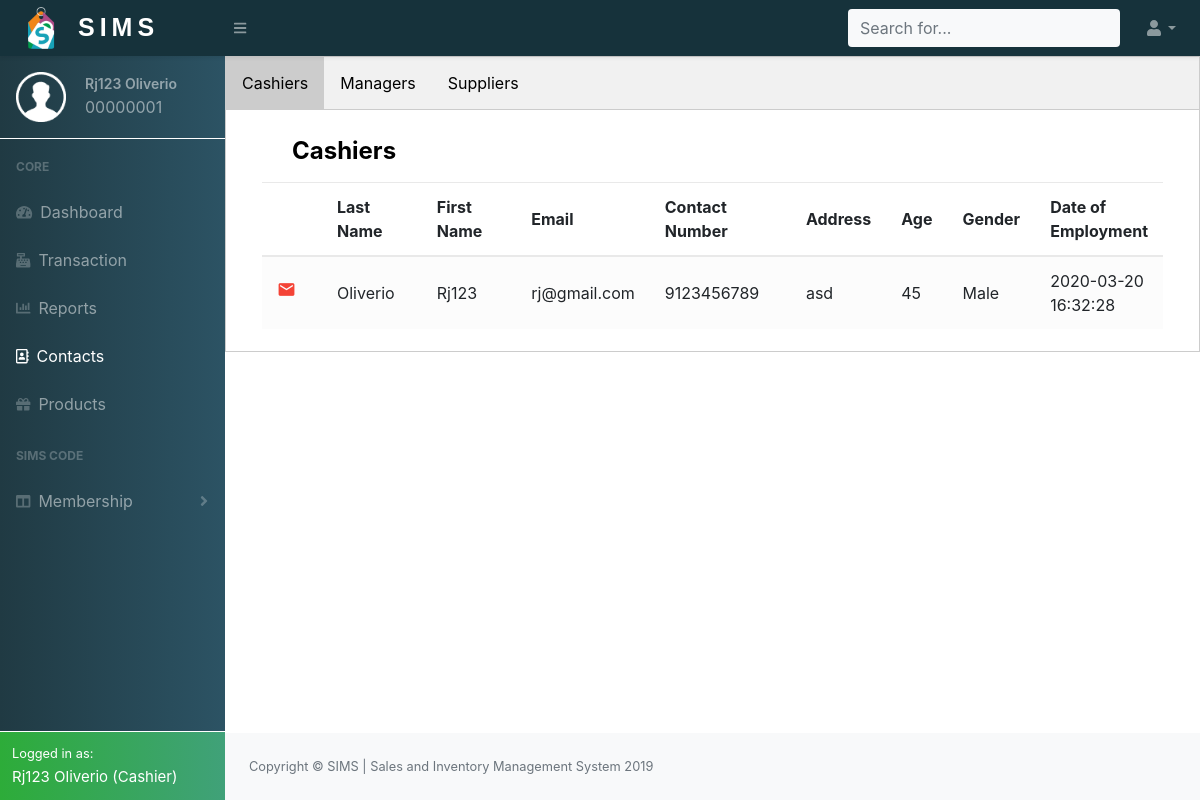
/project/php/contacts.php (signed in), run on the app's committed database.
### tables this page shows
CREATE TABLE `employee_accounts` (
  `Employee_id` int(8) UNSIGNED ZEROFILL NOT NULL,
  `Person_id` int(8) NOT NULL,
  `Password` varchar(255) NOT NULL
);

CREATE TABLE `person_info` (
  `Person_id` int(8) NOT NULL,
  `Fname` varchar(255) NOT NULL,
  `Lname` varchar(255) NOT NULL,
  `Email` varchar(255) NOT NULL,
  `Image` varchar(255) NOT NULL DEFAULT 'user.png',
  `Contact_no` varchar(15) NOT NULL,
  `Address` varchar(255) NOT NULL,
  `Age` int(3) DEFAULT NULL,
  `Gender` enum('Male','Female') DEFAULT NULL,
  `Date_added` datetime NOT NULL DEFAULT current_timestamp(),
  `Person_type` enum('Cashier','Manager','Supplier','Customer') NOT NULL
);

### project/php/dbconnect.php (called while the page is built, shortened)
<?php
    function runQuery($conn,$str){
        $res=mysqli_query($conn,$str);
        return $res;
    }
?>

### project/php/contacts.php (the view, shortened to what this page needs)
<?php
include_once('dbconnect.php');
if(isset($_SESSION['empid'])){
    $res=runQuery($conn,"SELECT * FROM employee_accounts INNER JOIN person_info ON employee_accounts.Person_id=person_info.Person_id WHERE employee_accounts.Employee_id='{$_SESSION['empid']}'");
    $res=mysqli_fetch_array($res);
}else{
    header("Location: ../index.php");
}
?>
<!DOCTYPE html>
<html lang="en">
<head>
    <link href="../css/contacts.css" rel="stylesheet" />
    <link href="../css/styles.css" rel="stylesheet" />
    <link href="https://cdn.datatables.net/1.10.20/css/dataTables.bootstrap4.min.css" rel="stylesheet"
 />
    <link rel="stylesheet" href="https://cdnjs.cloudflare.com/ajax/libs/easy-autocomplete/1.3.5/easy-autocomplete.css" />
</head>
<body class="sb-nav-fixed">
    <?php
       include('header.php');
    ?>
    <?php
               $queryP="SELECT * FROM person_info";
               $rs1=mysqli_query($conn,$queryP);
        ?>
    <div id="layoutSidenav_content">
        <main>
            <div class="tab">
                <button class="tablinks" id="defaultOpen" onclick="openCity(event, 'Cashiers')">Cashiers</button>
                <button class="tablinks" onclick="openCity(event, 'Managers')">Managers</button>
                <button class="tablinks" onclick="openCity(event, 'Supply')">Suppliers</button>
            </div>
            <div id="Cashiers" class="tabcontent">
                <div class="container">
                    <div class="wrapper">
                        <div class="table-title">
                            <div class="row">
                                <div class="col-sm-6">
                                    <h2><b>Cashiers</b></h2>
                                </div>
                            </div>
                        </div>
                        <div class="table-responsive">
                        <table class="table table-striped table-hover">
                            <thead>
                                <tr>
                                    <th></th>
                                    <th>Last Name</th>
                                    <th>First Name</th>
                                    <th>Email</th>
                                    <th>Contact Number</th>
                                    <th>Address</th>
                                    <th>Age</th>
                                    <th>Gender</th>
                                    <th>Date of Employment</th>
                                </tr>
                            </thead>
                            <tbody>
                                <?php
                                         while($row=mysqli_fetch_array($rs1)){
                                             if($row['Person_type']=='Cashier'){
                                                ?>
                                <?php $id=$row['Person_id'];?>
                                <tr>
                                <td><a href="#sendmail<?php echo $id;?>" class="delete" data-toggle="modal"><i
                                                class="material-icons" data-toggle="tooltip"
                                                title="Contact">mail</i></a></td>
                                    <td><?php echo $row['Lname'];?></td>
                                    <td><?php echo $row['Fname'];?></td>
                                    <td><?php echo $row['Email'];?></td>
                                    <td><?php echo $row['Contact_no'];?></td>
                                    <td><?php echo $row['Address'];?></td>
                                    <td><?php echo $row['Age'];?></td>
                                    <td><?php echo $row['Gender'];?></td>
                                    <td><?php echo $row['Date_added'];?></td>
                                </tr>
                                <?php
                                             }
                                        }
                                    ?>
                            </tbody>
                        </table>
                        </div>
                    </div>
                </div>
            </div>
        </main>
        <?php include('footer.php'); ?>
    </div>
    </div>
</body>
</html>

### project/php/header.php (shortened to what this page needs)
<nav class="sb-topnav navbar navbar-expand navbar-dark bg-light topnavcolor shadow-sm">
            <a class="navbar-brand" href="cashierdashboard.php"><img  src="../images/sims2.png" width="50" height="50"><span class="simstop ">SIMS</span></a><button class="btn btn-link btn-sm order-1 order-lg-0" id="sidebarToggle" href="#"><i class="fas fa-bars"></i></button
            >
            <form class="d-none d-md-inline-block form-inline ml-auto mr-0 mr-md-3 my-2 my-md-0">
                <div class="input-group div-wrapper">
                <input type="text" class="form-control bg-light border-0 small template-links" placeholder="Search for..." >
            </div>
            </form>
            <ul class="navbar-nav ml-auto ml-md-0">
                <li class="nav-item dropdown">
                    <a class="nav-link dropdown-toggle" id="userDropdown" href="#" role="button" data-toggle="dropdown" aria-haspopup="true" aria-expanded="false"><i class="fas fa-user fa-fw"></i></a>
                </li>
            </ul>
        </nav>
        <div id="layoutSidenav">
            <div id="layoutSidenav_nav">
                <nav class="sb-sidenav accordion sb-sidenav-dark navcolor" id="sidenavAccordion">
                    <div class="sb-sidenav-menu">
                        <div class="nav">
                            <div class="sb-nav-userinfo p-3">
                                <div class="float-left">
                                    <img src="../images/<?php echo $res['Image']; ?>" width="50" height="50">
                                </div>
                                <div class="userdetails">
                                    <p><?php echo $res['Fname']." ".$res['Lname']; ?></p>
                                    <span><?php echo $res['Employee_id']; ?></span>
                                </div>
                            </div>
                            <div class="user-divider w-100 bg-white"></div>
                            <div class="sb-sidenav-menu-heading">Core</div>
                            <a class="nav-link" href="cashierdashboard.php"
                                ><div class="sb-nav-link-icon"><i class="fas fa-tachometer-alt"></i></div>
                                Dashboard</a>
                            <a class="nav-link" href="purchase.php">
                                <div class="sb-nav-link-icon"><i class="fas fa-cash-register"></i></div>
                                Transaction
                            </a>
                            <a class="nav-link" href="reports.php">
                                <div class="sb-nav-link-icon"><i class="fas fa-chart-bar"></i></div>
                                Reports
                            </a>
                            <a class="nav-link" href="contacts.php">
                                <div class="sb-nav-link-icon"><i class="far fa-address-book"></i></div>
                                Contacts
                            </a>
                            <a class="nav-link" href="products.php">
                                <div class="sb-nav-link-icon"><i class="fas fa-gift"></i></div>
                                Products
                            </a>
                            <div class="sb-sidenav-menu-heading">SIMS Code</div>
                            <a class="nav-link collapsed" href="#" data-toggle="collapse" data-target="#collapseLayouts" aria-expanded="false" aria-controls="collapseLayouts"
                                ><div class="sb-nav-link-icon"><i class="fas fa-columns"></i></div>
                                Membership
                                <div class="sb-sidenav-collapse-arrow"><i class="fas fa-angle-down"></i></div
                            ></a>
                        </div>
                    </div>
                    <div class="sb-sidenav-footer bg-success logged border border-white border-right-0 border-bottom-0 border-left-0">
                        <div class="small text-white">Logged in as:</div>
                        <span class="text-white active-name "><?php echo $res['Fname']." ".$res['Lname']." (".$res['Person_type'].")"; ?></span>
                    </div>
                </nav>
            </div>

### project/css/contacts.css (style rules this page uses)
body { font-family: 'Varela Round', sans-serif; font-size: 13px; }
.table-title { padding-bottom: 15px; color: black; padding: 16px 30px; border-radius: 3px 3px 0 0; }
.table-title h2 { margin: 5px 0 0; font-size: 24px; }
table.table tr th, table.table tr td { border-color: #e9e9e9; padding: 12px 15px; vertical-align: middle; }
table.table tr th:first-child { width: 60px; }
table.table tr th:last-child { width: 100px; }
table.table-striped tbody tr:nth-of-type(odd) { background-color: #fcfcfc; }
table.table td a { font-weight: bold; color: #566787; display: inline-block; text-decoration: none; outline: none !important; }
table.table td a.delete { color: #F44336; }
table.table td i { font-size: 19px; }
.tab { overflow: hidden; border: 1px solid #ccc; background-color: #f1f1f1; }
.tab button { background-color: inherit; float: left; border: none; outline: none; cursor: pointer; padding: 14px 16px; transition: 0.3s; }
.tab button.active { background-color: #ccc; }
.tabcontent { display: none; padding: 6px 12px; border: 1px solid #ccc; border-top: none; }

### data on the page
employee_accounts: Person.Image (placeholder picture), Person.Fname "Rj123", Person.Lname "Oliverio", Employee_id "00000001", Person.Person_type "Cashier"
person_info: Lname "Oliverio", Fname "Rj123", Email "rj@gmail.com", Contact_no "9123456789", Address "asd", Age "45", Gender "Male", Date_added "2020-03-20 16:32:28"
